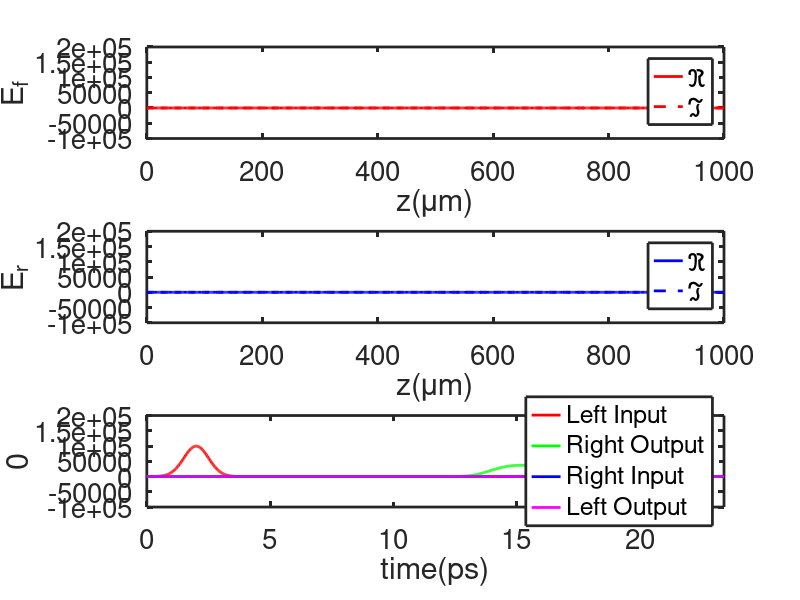

The MATLAB source for this figure: (Note: this script raises an error after producing the figure.)
% ELEC 4700A - Project Milestone 4
% Name: Ayooluwa Owolabi and Student#: 101237575
% Gain/ Loss Dispersion

% Set default plot appearance and visualization settings
set(0, 'defaultaxesfontsize',20) % Sets the default font size of the axes
set(0, 'DefaultFigureWindowStyle','docked') % Sets the default Figure Window style to be docked
set(0, 'DefaultLineLineWidth',2) % Sets the Default Line Width; i.e. from 0 to 2
set(0, 'DefaultaxesLineWidth',2) % Sets the Default Line Width of the axes

% Initializing Fundamental constants
c_c = 299792458; % Speed of light (m/s)
n_g = 3.5; % Group index of the medium
vg = c_c/n_g*1e2; % TWM Group velocity (cm/s)
L = 1000e-6*1e2; % Medium length (cm)
Lambda = 1550e-9; % Wavelength of light
Nz = 500; % Spatial points
dz = L/(Nz-1); % Spatial step
dt = dz/vg; % Time step
Nt = floor(2*Nz); % Time steps
time = linspace(0, Nt*dt, Nt);

% Defining extra parameters
g_fwhm = 3.53e+012/10;
LGamma = g_fwhm*2*pi;
Lw0 = 0.0;
LGain = 0.01;


% Input pulse parameters (Modulated Gaussian)
InputParasL.E0= 1e5;  % Amplitude
InputParasL.we= 0;    % Angular Frequency
InputParasL.t0= 2e-12;  % Time offset
InputParasL.wg= 5e-13;  % Gaussian width
InputParasL.phi= 0; % phase
InputParasR = 0;

% Define spatial grid
z = linspace(0, L, Nz).';

% Define kappa (grating strength)
kappa0 = 0;
kappa = kappa0 * ones(size(z));
kappa(z < 0.3*L | z > 0.7*L) = 0; % Grating in central region

% Plot kappa vs z
figure;
plot(z, kappa, 'k', 'LineWidth', 2);
xlabel('z (cm)');
ylabel('\kappa');
title('Grating Profile');

% Initialize fields
Ef = zeros(size(z));
Er = zeros(size(z));

% Define Gaussian-modulated input source
SourceFct = @(t, InputParas) InputParas.E0 * exp(-((t-InputParas.t0).^2) / (2 * InputParas.wg^2)) .* exp(1j * (InputParas.we * t + InputParas.phi));

% Reflection coefficients
RL = 0i;
RR = 0i;

% Adding more input parameters and simulation parameters (Gain and Detuning factors)
beta_r = 0; % Gain Factor
beta_i = 0; % Detuning factor

% Define and Initialize the simulation parameters
plotN = 10; % How often the plots are updated (output speed)
XL = [0, L];
YL = [-1*InputParasL.E0, 2*InputParasL.E0]; % Range of the y-axis
fsync = dt*vg/dz; % Field sync factor
tmax = Nt*dt; % Max simulation time
t_L = dt*Nz; % time to travel the lenght of the medium

% Initialize input and output signals
InputL = zeros(1, Nt);
InputR = zeros(1, Nt);
OutputL = zeros(1, Nt);
OutputR = zeros(1, Nt);

% Ef = zeros(size(z)); % Forward propagating electric field
% Er = zeros(size(z)); % Reverse propagating electric field

% Initialize the dispersion terms
Pf = zeros(size(z));
Pr = zeros(size(z));

% The previous field terms
Efp = Ef;
Erp = Er;
Pfp = Pf;
Prp = Pr;
% Modified Ef and Modified Er
beta = ones(size(z))*(beta_r+1i*beta_i);
exp_det = exp(-1i*dz*beta);


% Initialize time vector
time_vec = zeros(1, Nt);  % Allocate memory to avoid dynamic resizing

% Define loop for the time stepping of the field propagation
for i = 2:Nt
    time_vec(i) = dt * (i-1);  % Update time at each step
    t = time_vec(i);
    InputL(i) = SourceFct(t, InputParasL);

    % Modified Ef and Er to implement the reflections
    Ef(1) = InputL(i) + RL*Er(1);
    Er(Nz) = RR * Ef(Nz);

    % Stores the previous Ef values
    Ef_prev = Ef;
    Er_prev = Er;
    
    % Update forward and backward fields with grating terms
    Ef(2:Nz) = fsync*exp_det(1:Nz-1).*Ef(1:Nz-1) + 1i * dz * kappa(2:Nz) .* Er(2:Nz);
    Er(1:Nz-1) = fsync*exp_det(2:Nz).*Er(2:Nz) + 1i * dz * kappa(1:Nz-1) .* Ef_prev(1:Nz-1);

    % Define Pf and Pr boundary conditions
    Pf(1) = 0;
    Pf(Nz) = 0;
    Pr(1) = 0;
    Pr(Nz) = 0;
    Cw0 = -LGamma + 1i*Lw0;

    % Computing Tf and Tr using the finite difference approximation
    Tf = LGamma*Ef(1:Nz-2) + Cw0*Pfp(2:Nz-1) + LGamma*Efp(1:Nz-2);
    Pf(2:Nz-1) = (Pfp(2:Nz-1) + 0.5*dt*Tf)./(1-0.5*dt*Cw0);
    Tr = LGamma*Er(3:Nz) + Cw0*Prp(2:Nz-1) + LGamma*Erp(3:Nz);
    Pr(2:Nz-1) = (Prp(2:Nz-1) + 0.5*dt*Tr)./(1-0.5*dt*Cw0);

    Ef(2:Nz-1) = Ef(2:Nz-1) - LGain * (Ef(2:Nz-1)- Pf(2:Nz-1));
    Er(2:Nz-1) = Er(2:Nz-1) - LGain * (Er(2:Nz-1)- Pr(2:Nz-1));

    % The modified Output implementing the mirrors
    OutputR(i) = Ef(Nz)*(1-RR);
    OutputL(i) = Er(1)*(1-RL);



    % The periodic plotting of the field
    if mod(i,plotN) == 0
        subplot(3,1,1)
        plot(z*10000,real(Ef), 'r'); hold on
        plot(z*10000,imag(Ef), 'r--'); hold off
        xlim(XL*1e4)
        ylim(YL)
        xlabel('z(\mum)')
        ylabel('E_f')
        legend('\Re','\Im')
        hold off
        subplot(3,1,2)
        plot(z*10000,real(Er), 'b'); hold on
        plot(z*10000,imag(Er), 'b--'); hold off
        xlim(XL*1e4)
        ylim(YL)
        xlabel('z(\mum)')
        ylabel('E_r')
        legend('\Re', '\Im')

        hold off
        subplot(3,1,3);
        plot(time*1e12,real(InputL), 'r'); hold on
        plot(time*1e12,real(OutputR), 'g');
        plot(time*1e12,real(InputR), 'b');
        plot(time*1e12,real(OutputL), 'm');
        xlim([0,Nt*dt*1e12])
        ylim(YL)
        xlabel('time(ps)')
        ylabel('0')
        legend('Left Input', 'Right Output', 'Right Input', 'Left Output', 'Location', 'east')
        hold off
        pause(0.01) % The pause considered to allow for the plotting animation
    end

    Efp = Ef;
    Erp = Er;
    Pfp = Pf;
    Prp = Pr;
end

% Compute and plot spectral content
fftOutputR = fftshift(fft(OutputR));
fftOutputL = fftshift(fft(OutputL));
fftInputL = fftshift(fft(InputL));
omega = fftshift(wspace_M4(time));

% Plot time-domain output
figure;
plot(time_vec * 1e12, real(OutputR), 'r');
xlabel('Time (ps)');
ylabel('Output Signal');
title('Time Domain Output vs Time');


% =========== Plotting the required graphs on the same plot ================
figure;
plot(omega, abs(fftOutputR), 'r', 'LineWidth', 1.5); hold on;
plot(omega, abs(fftOutputL), 'b', 'LineWidth', 1.5);
plot(omega, abs(fftInputL), 'm', 'LineWidth', 1.5);
hold off;

xlabel('Frequency (rad/s)');
ylabel('Magnitude');
title('FFT Magnitude Comparison');
legend('FFT Output (Right) - High Pass', 'FFT Output (Left) - Low Pass', 'FFT Input (Gaussian)');
grid on;
